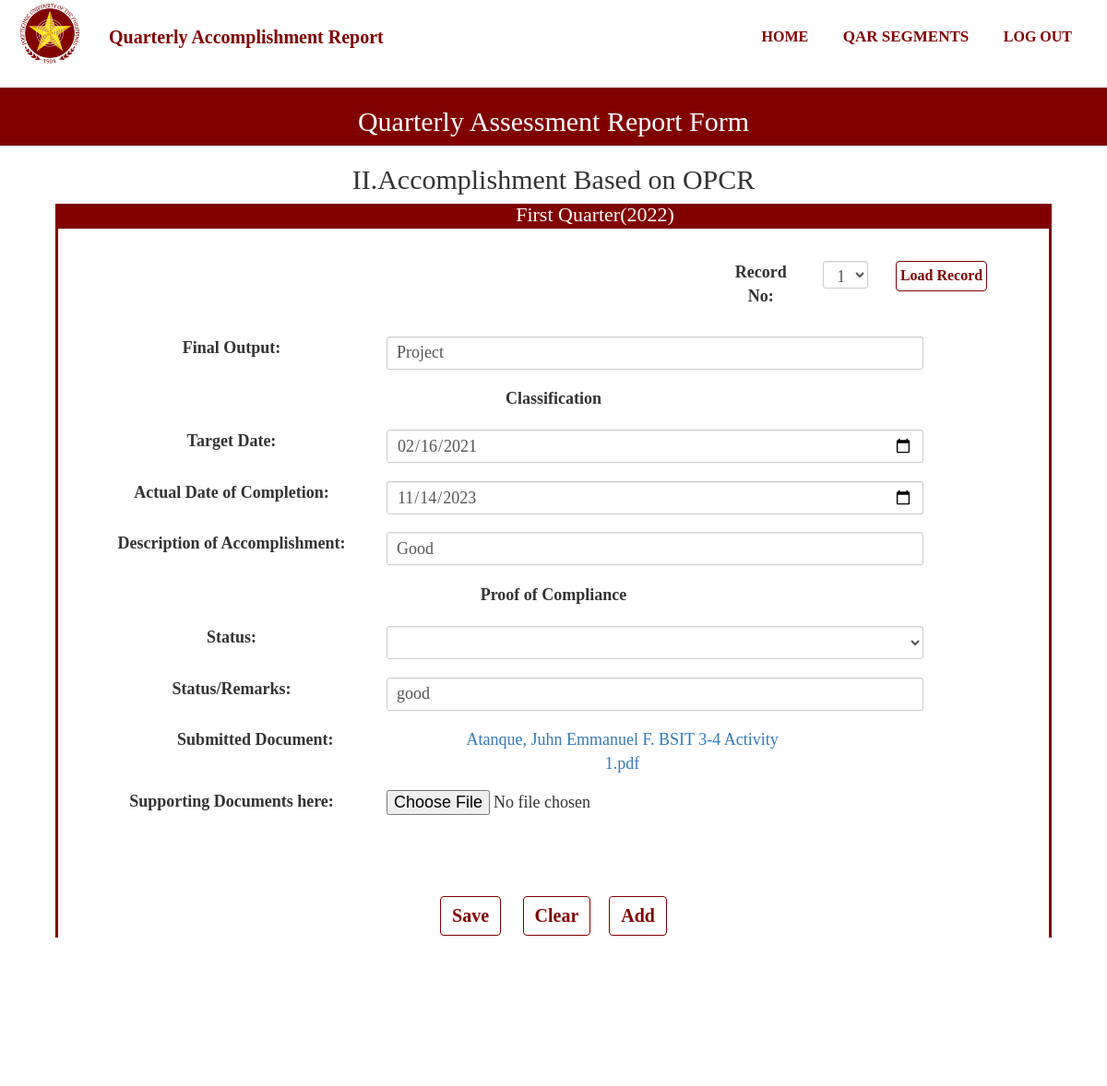
/AccomplishmentOPCR1.php?Record=1 (signed in), run on the app's committed database.
### tables this page shows
CREATE TABLE `quarter` (
  `QuarterId` bigint(11) NOT NULL,
  `QuarterPart` varchar(50) NOT NULL,
  `QuarterStart` date NOT NULL,
  `QuarterEnd` date NOT NULL,
  `QuarterProgress` varchar(50) NOT NULL,
  `YearId` bigint(20) NOT NULL
);

CREATE TABLE `schoolyear` (
  `YearId` bigint(20) NOT NULL,
  `SchoolYear` varchar(50) NOT NULL
);

CREATE TABLE `user` (
  `UserId` bigint(20) NOT NULL,
  `UserName` varchar(50) NOT NULL,
  `UserPassword` varchar(20) NOT NULL,
  `UserLevel` varchar(20) NOT NULL,
  `RealName` varchar(50) NOT NULL,
  `College` varchar(50) NOT NULL,
  `Faculty_id` bigint(20) NOT NULL,
  `UserEmail` varchar(100) NOT NULL,
  `code` int(11) NOT NULL,
  `UserPhoto` varchar(100) NOT NULL
);

CREATE TABLE `opcr` (
  `OpId` bigint(20) NOT NULL,
  `SubmissionId` bigint(20) NOT NULL,
  `OpOutput` varchar(50) NOT NULL,
  `OpTargetDate` date NOT NULL,
  `OpActualDate` date NOT NULL,
  `OpDesc` varchar(50) NOT NULL,
  `OpStatus` varchar(50) NOT NULL,
  `OpRemarks` varchar(50) NOT NULL,
  `OpFilename` varchar(100) NOT NULL,
  `OpTempName` varchar(100) NOT NULL,
  `RevStat` int(11) NOT NULL
);

### functions.php (called while the page is built, shortened)
<?php
function check_login($con)
{
    if(isset($_SESSION['UserId']))
    {
        $id = $_SESSION['UserId'];
        $query = "select * from user where UserId = '$id' limit 1";
        $result = mysqli_query($con,$query);
        if($result && mysqli_num_rows($result)>0)
        {
            $user_data = mysqli_fetch_assoc($result);
            return $user_data;
        }
    }
    die;
}
?>

### AccomplishmentOPCR1.php (the view, shortened to what this page needs)
<?php
include("connection.php");
include("functions.php");
include("navbar.php");
$user_data = check_login($con);
$test = $user_data['UserId'];
$resul = $con->query("SELECT OpId FROM opcr WHERE SubmissionId = (SELECT SubmissionId FROM submission WHERE UserId = '$test' AND (SubmissionStatus = 'Ongoing' OR SubmissionStatus = 'Submitted') AND QuarterId = (SELECT QuarterId FROM quarter WHERE QuarterProgress='Ongoing')) ORDER BY OpId DESC");
$quarter = $con->query("SELECT QuarterPart FROM quarter WHERE QuarterProgress = 'Ongoing'");
$quarteryear = $con->query("SELECT SchoolYear FROM schoolyear WHERE YearId = (SELECT YearId FROM quarter WHERE QuarterProgress = 'Ongoing')");
while($qu = $quarter->fetch_assoc())
{
    $q = $qu['QuarterPart'];
}
while($quy = $quarteryear->fetch_assoc())
{
    $qy = $quy['SchoolYear'];
}
?>
<section id="inner-headline">
    <div class="container">
        <div class="row">
            <div class="col-lg-12">
                <h2 class="pageTitle">Quarterly Assessment Report Form</h2>
            </div>
        </div>
    </div>
</section>
<section id="Form-banner">
    <div class="container">
        <div class="row">
            <div class="col-lg-12">
                <h2 class="pageTitle">II.Accomplishment Based on OPCR</h2>
            </div>
        </div>
    </div>
</section>
<section id="part-banner">
    <div class="container">
        <div class="row">
            <div class="col-lg-12">
            <h4 style="margin:0 auto; padding:0; text-align:center;" class="pageTitle"><?php echo $q; echo "($qy)";?></h4>
            </div>
        </div>
    </div>
</section>
<div class="Form-Group1">
    <form action="" method="GET">
        <div class="form-group">
            <div class="col-md-4"style="margin:15px; float:right;">
                <label class="col-md-4 control-label" for="Status">Record No:</label>
                <div class="col-lg-3">
                <select class="form-control input-sm" name="Record" id="Record">
                    <?php
                            if($resul->num_rows == 0)
                            {
                                echo "<option value=''>1</option>";
                            }
                        ?>
                    </select>
                </div>
                <div class="col-lg-2">
                    <button class="btn btn-primary" style="padding:4px; font-size:16px; margin:0 auto;" type="load" onclick="return confirm('Do you want to load this record?');">Load Record</button>
                </div>
            </div>
        </div>
    </form>
    <form name="actorInsert" onSubmit="return ValidateActInsert()" action="Insert/OPCR1Insert.php" method="POST" enctype="multipart/form-data">
        <?php
            $output = null;
            $datefrom = null;
            $dateto = null;
            $desc = null;
            $status = null;
            $remarks = null;
            $file = null;
            if(isset($_GET['Record']))
            {
                $stat = ("UPDATE addstat SET stat = 0 WHERE id = 1");
                mysqli_query($con,$stat);
                $record = $_GET['Record'];
            }
            $query = "SELECT * FROM opcr WHERE OpId = '$record'";
            $query_run = mysqli_query($con,$query);
            if(mysqli_num_rows($query_run)>0)
            {
                foreach($query_run as $row)
                {
                    $output = $row['OpOutput'];
                    $datefrom = $row['OpTargetDate'];
                    $dateto = $row['OpActualDate'];
                    $desc = $row['OpDesc'];
                    $status = $row['OpStatus'];
                    $remarks = $row['OpRemarks'];
                    $file = $row['OpTempName'];
                    $original = $row['OpFilename'];
                }
            }
        ?>
        <div class="form-group">
            <div class="col-md-11">
                <label class="col-md-4 control-label" for="FNAME">Final Output:</label>
                <div class="col-md-8">
                    <input name="output" class="form-control input-sm" placeholder="" type="text" value="<?php echo $output; ?>" minlength="3" maxlength="80" onkeyup="javascript:capitalize(this.id, this.value);" autocomplete="off" required>
                </div>
            </div>
        </div>
        <div class= "col-md-12">
            <label>Classification</label>
        </div>
        <div class="form-group">
            <div class="rows">
                <div class="col-md-11">
                    <label class="col-md-4 control-label" for="FNAME">Target Date:</label>
                    <div class="col-md-8">
                        <input name="datefrom"  class="form-control input-sm" placeholder="" type="date" value="<?php echo $datefrom;?>"  onkeyup="javascript:capitalize(this.id, this.value);" autocomplete="off" required>
                    </div>
                </div>
            </div>
        </div>
        <div class="form-group">
            <div class="rows">
                <div class="col-md-11">
                    <label class="col-md-4 control-label" for="FNAME">Actual Date of Completion:</label>
                    <div class="col-md-8">
                        <input name="dateto" class="form-control input-sm" placeholder="" type="date" value="<?php echo $dateto;?>"  onkeyup="javascript:capitalize(this.id, this.value);" autocomplete="off" required>
                    </div>
                </div>
            </div>
        </div>
        <div class="form-group">
            <div class="col-md-11">
                <label class="col-md-4 control-label" for="FNAME">Description of Accomplishment:</label>
                <div class="col-md-8">
                    <input name="desc" class="form-control input-sm" placeholder="" type="text" value="<?php echo $desc;?>" minlength="3" maxlength="80" onkeyup="javascript:capitalize(this.id, this.value);" autocomplete="off" required>
                </div>
            </div>
        </div>
        <div class= "col-md-12">
            <label>Proof of Compliance</label>
        </div>
        <div class="form-group">
            <div class="col-md-11"style="margin-bottom:15px;">
                <label class="col-md-4 control-label" for="Status">Status:</label>
                <div class="col-md-8">
                    <select class="form-control input-sm" name="status" id="Status" value="<?php echo $status;?>"  minlength="3" maxlength="80" required>
                        <option value=""></option>
                        <option value="Ongoing">Ongoing</option>
                    </select>
                </div>
            </div>
        </div>
        <div class="form-group">
            <div class="col-md-11">
                <label class="col-md-4 control-label" for="FNAME">Status/Remarks:</label>
                <div class="col-md-8">
                    <input name="remarks" class="form-control input-sm" placeholder="" type="text" value="<?php echo $remarks;?>" minlength="3" maxlength="80" onkeyup="javascript:capitalize(this.id, this.value);" autocomplete="off">
                </div>
            </div>
        </div>
        <?php
            if(mysqli_num_rows($query_run)>0)
            {
                $download = 'uploads/'.$file;
                echo "<div class='col-md-11'><label class='col-md-5'>Submitted Document:</label> <a class='col-md-5' href= '".$download."' download>".$original."</a></div>
                <div class='panel-body'>
                    <div class='col-md-11'>
                        <label class='col-md-4'>Supporting Documents here:</label>
                        <input class = 'col-md-7' name='file' type='file' value=''>
                    </div>
                </div>
                ";
        }
        ?>
        <div class="Button-group">
            <button class="btn btn-primary" name="submit" value="submit" type="submit" style="font-weight: bold;" onclick="return confirm('Save submission for this segment?');">Save</span></button>
            <?php
                if(mysqli_num_rows($query_run)>0)
                {
                    echo '<button class="btn btn-primary" name="reseter" value="reseter" type="reseter" style="font-weight: bold;" onclick="return confirm(\'This will Delete The Record. Proceed?\');">Clear</span></button>';
                    echo '<button class="btn btn-primary" name="add" value="add" type="add" style="font-weight: bold;" onclick="return confirm(\'Add Another Record?\');">Add</span></button>';
                }
                else
                {
                    echo '<button class="btn btn-primary" name="reset" value="reset" type="reset" style="font-weight: bold;" onclick="return confirm(\'Are you sure?\');">Clear</span></button>';
                }
            ?>
        </div>
    </form>
</div>
<div class="Button-group">
        <div class="border border-light p-3 mb-4">
            <button id="backbtn" class="btn btn-primarys" name="submit" type="submit" style="font-weight: bold;">Previous</span></button>
            <button id="skipbtn" class="btn btn-primarys" name="submit" type="submit" style="font-weight: bold;">Next</span></button>
        </div>
    </div>

### style.css (style rules this page uses)
* { padding: 0; margin: 0; text-decoration: none; list-style: none; box-sizing: border-box; }
body { font-family:montseratt; }
#inner-headline { background:#800000; background-size: cover; background-repeat: no-repeat; position: relative; margin: 0;padding: 0; font-family:montseratt; }
#inner-headline h2.pageTitle { color: white; display:block; text-transform: capitalize; text-align: center; }
#Form-banner { text-align: center; margin: 0; padding: 0; font-family:montseratt; }
#part-banner { padding: 0; font-family:montseratt; margin: 0; background-color: #800000; width: 90%; margin: auto; color: white; }
.col-lg-12 h4 { font-size: 22px; }
.Button-group { margin:0 auto; padding: 30px; text-align: center; }
.btn-primary { margin: 20px; font-size: 20px; font-weight: bold; color:#800000; background-color:white; border-color:#800000; }
.btn-primarys { margin: 20px; font-size: 20px; font-weight: bold; background-color:#800000; border-color:#800000; color:white; }
.form-group { margin:0 auto; text-align: center; padding: 20px; font-size: 16px; }
.panel-body { margin:0 auto; text-align: center; padding: 20px; font-size: 16px; }
.btn-primary { margin: 10px; font-size: 20px; font-weight: bold; color:#800000; background-color:white; border-color:#800000; }
.col-md-11 { margin-bottom: 15px; font-size: 18px; }
.col-md-11 select { height: 36px; font-size: 18px; }
.col-md-12 { font-size: 18px; margin-bottom: 15px; }
.col-md-8 input { height: 36px; font-size: 18px; }
.panel-body { font-size: 18px; }
.col-md-4 { margin-bottom: 15px; }
.col-md-4 select { height: 30px; font-size: 18px; }
.col-md-4 label { font-size: 18px; }
.form-control { height: 30px; font-size: 18px; }
.Form-Group1 { width: 90%; text-align: center; margin: auto; padding: 0; border-color: #800000; border-style: solid; height: auto; }

### data on the page
quarter: QuarterPart "First Quarter"
schoolyear: SchoolYear "2022"
opcr: output "Project", datefrom "02/16/2021", dateto "11/14/2023", desc "Good", remarks "good", OpFilename "Atanque, Juhn Emmanuel F. BSIT 3-4 Activity 1.pdf"
